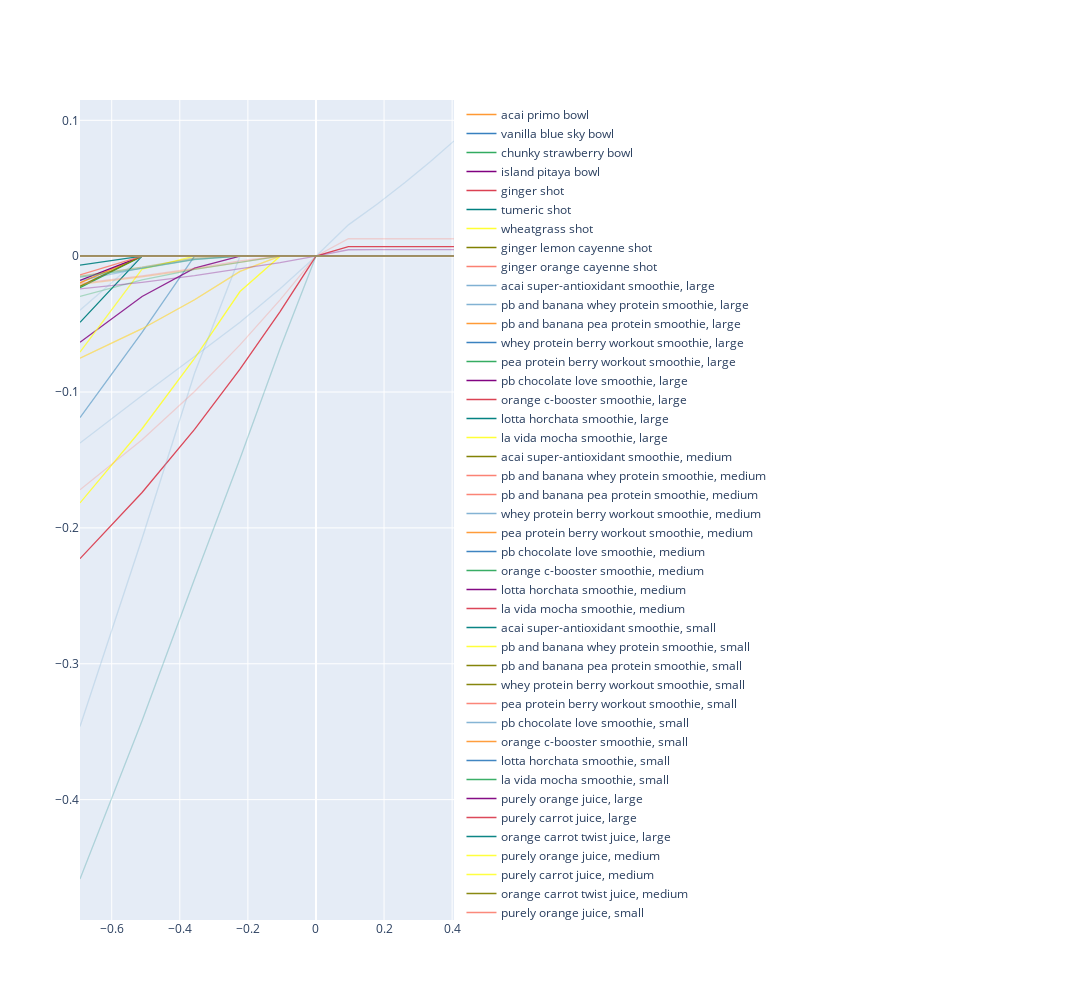

Source (notebook cell):
### Markdown cell above
As prices change, we should expect the minimum cost diet to also change.  The code below creates a graph which changes prices away from the base case food, which we chose to be the purely carrot juice (large) at a time, and plots changes in total diet cost.

### Code cell
scale = [.5,.6,.7,.8,.9,1.,1.1,1.2,1.3,1.4,1.5]

tol = 10**(-9)

cost0 = solve_subsistence_problem(FoodNutrients,Prices,diet_min[group],diet_max[group],tol=tol).fun

Price_response={}
for s in scale:
    cost = {}
    for i,p in enumerate(Prices):
        my_p = Prices.copy()
        my_p[i] = p*s
        result = solve_subsistence_problem(FoodNutrients,my_p,diet_min[group],diet_max[group],tol=tol)
        
        cost[Prices.index[i]] = (result.fun/cost0)
    Price_response[np.log(s)] = cost

Price_response = pd.DataFrame(Price_response).T

Price_response = Price_response.loc[:, (Price_response > tol).sum()>0]

np.log(Price_response).iplot(xTitle='Log price change',yTitle='Proportional Cost Change',
                    layout = cf.Layout(height = 1000, width = 2000) )
